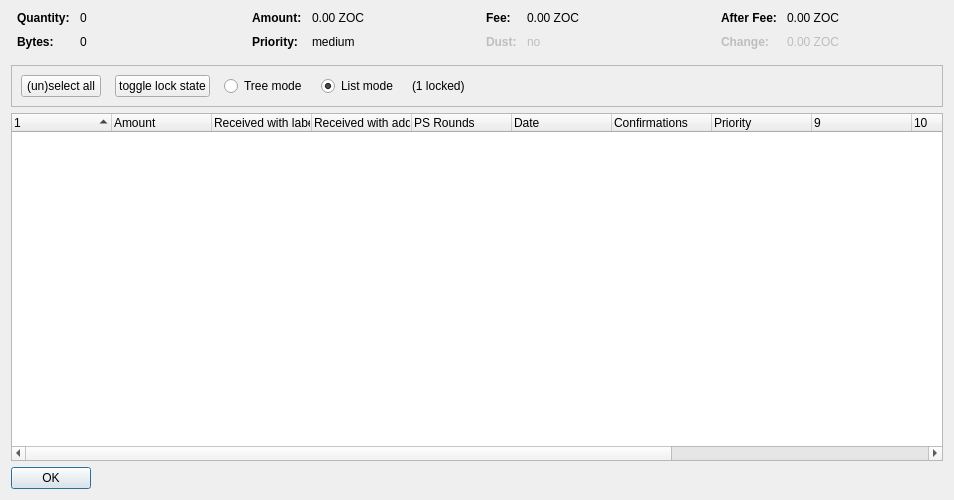
<?xml version="1.0" encoding="UTF-8"?>
<ui version="4.0">
 <class>CoinControlDialog</class>
 <widget class="QDialog" name="CoinControlDialog">
  <property name="geometry">
   <rect>
    <x>0</x>
    <y>0</y>
    <width>954</width>
    <height>500</height>
   </rect>
  </property>
  <property name="windowTitle">
   <string>Coin Selection</string>
  </property>
  <layout class="QVBoxLayout" name="verticalLayout">
   <item>
    <layout class="QHBoxLayout" name="horizontalLayoutTop" stretch="0,0,0,0">
     <property name="topMargin">
      <number>0</number>
     </property>
     <property name="bottomMargin">
      <number>10</number>
     </property>
     <item>
      <layout class="QFormLayout" name="formLayoutCoinControl1">
       <property name="horizontalSpacing">
        <number>10</number>
       </property>
       <property name="verticalSpacing">
        <number>10</number>
       </property>
       <property name="leftMargin">
        <number>6</number>
       </property>
       <property name="rightMargin">
        <number>6</number>
       </property>
       <item row="0" column="0">
        <widget class="QLabel" name="labelCoinControlQuantityText">
         <property name="font">
          <font>
           <weight>75</weight>
           <bold>true</bold>
          </font>
         </property>
         <property name="text">
          <string>Quantity:</string>
         </property>
        </widget>
       </item>
       <item row="0" column="1">
        <widget class="QLabel" name="labelCoinControlQuantity">
         <property name="cursor">
          <cursorShape>IBeamCursor</cursorShape>
         </property>
         <property name="contextMenuPolicy">
          <enum>Qt::ActionsContextMenu</enum>
         </property>
         <property name="text">
          <string notr="true">0</string>
         </property>
         <property name="textInteractionFlags">
          <set>Qt::LinksAccessibleByMouse|Qt::TextSelectableByKeyboard|Qt::TextSelectableByMouse</set>
         </property>
        </widget>
       </item>
       <item row="1" column="0">
        <widget class="QLabel" name="labelCoinControlBytesText">
         <property name="font">
          <font>
           <weight>75</weight>
           <bold>true</bold>
          </font>
         </property>
         <property name="text">
          <string>Bytes:</string>
         </property>
        </widget>
       </item>
       <item row="1" column="1">
        <widget class="QLabel" name="labelCoinControlBytes">
         <property name="cursor">
          <cursorShape>IBeamCursor</cursorShape>
         </property>
         <property name="contextMenuPolicy">
          <enum>Qt::ActionsContextMenu</enum>
         </property>
         <property name="text">
          <string notr="true">0</string>
         </property>
         <property name="textInteractionFlags">
          <set>Qt::LinksAccessibleByMouse|Qt::TextSelectableByKeyboard|Qt::TextSelectableByMouse</set>
         </property>
        </widget>
       </item>
      </layout>
     </item>
     <item>
      <layout class="QFormLayout" name="formLayoutCoinControl2">
       <property name="horizontalSpacing">
        <number>10</number>
       </property>
       <property name="verticalSpacing">
        <number>10</number>
       </property>
       <property name="leftMargin">
        <number>6</number>
       </property>
       <property name="rightMargin">
        <number>6</number>
       </property>
       <item row="0" column="0">
        <widget class="QLabel" name="labelCoinControlAmountText">
         <property name="font">
          <font>
           <weight>75</weight>
           <bold>true</bold>
          </font>
         </property>
         <property name="text">
          <string>Amount:</string>
         </property>
        </widget>
       </item>
       <item row="0" column="1">
        <widget class="QLabel" name="labelCoinControlAmount">
         <property name="cursor">
          <cursorShape>IBeamCursor</cursorShape>
         </property>
         <property name="contextMenuPolicy">
          <enum>Qt::ActionsContextMenu</enum>
         </property>
         <property name="text">
          <string notr="true">0.00 ZOC</string>
         </property>
         <property name="textInteractionFlags">
          <set>Qt::LinksAccessibleByMouse|Qt::TextSelectableByKeyboard|Qt::TextSelectableByMouse</set>
         </property>
        </widget>
       </item>
       <item row="1" column="0">
        <widget class="QLabel" name="labelCoinControlPriorityText">
         <property name="font">
          <font>
           <weight>75</weight>
           <bold>true</bold>
          </font>
         </property>
         <property name="text">
          <string>Priority:</string>
         </property>
        </widget>
       </item>
       <item row="1" column="1">
        <widget class="QLabel" name="labelCoinControlPriority">
         <property name="cursor">
          <cursorShape>IBeamCursor</cursorShape>
         </property>
         <property name="contextMenuPolicy">
          <enum>Qt::ActionsContextMenu</enum>
         </property>
         <property name="text">
          <string>medium</string>
         </property>
         <property name="textInteractionFlags">
          <set>Qt::LinksAccessibleByMouse|Qt::TextSelectableByKeyboard|Qt::TextSelectableByMouse</set>
         </property>
        </widget>
       </item>
      </layout>
     </item>
     <item>
      <layout class="QFormLayout" name="formLayoutCoinControl3">
       <property name="horizontalSpacing">
        <number>10</number>
       </property>
       <property name="verticalSpacing">
        <number>10</number>
       </property>
       <property name="leftMargin">
        <number>6</number>
       </property>
       <property name="rightMargin">
        <number>6</number>
       </property>
       <item row="0" column="0">
        <widget class="QLabel" name="labelCoinControlFeeText">
         <property name="font">
          <font>
           <weight>75</weight>
           <bold>true</bold>
          </font>
         </property>
         <property name="text">
          <string>Fee:</string>
         </property>
        </widget>
       </item>
       <item row="0" column="1">
        <widget class="QLabel" name="labelCoinControlFee">
         <property name="cursor">
          <cursorShape>IBeamCursor</cursorShape>
         </property>
         <property name="contextMenuPolicy">
          <enum>Qt::ActionsContextMenu</enum>
         </property>
         <property name="text">
          <string notr="true">0.00 ZOC</string>
         </property>
         <property name="textInteractionFlags">
          <set>Qt::LinksAccessibleByMouse|Qt::TextSelectableByKeyboard|Qt::TextSelectableByMouse</set>
         </property>
        </widget>
       </item>
       <item row="1" column="0">
        <widget class="QLabel" name="labelCoinControlLowOutputText">
         <property name="enabled">
          <bool>false</bool>
         </property>
         <property name="font">
          <font>
           <weight>75</weight>
           <bold>true</bold>
          </font>
         </property>
         <property name="text">
          <string>Dust:</string>
         </property>
        </widget>
       </item>
       <item row="1" column="1">
        <widget class="QLabel" name="labelCoinControlLowOutput">
         <property name="enabled">
          <bool>false</bool>
         </property>
         <property name="cursor">
          <cursorShape>IBeamCursor</cursorShape>
         </property>
         <property name="contextMenuPolicy">
          <enum>Qt::ActionsContextMenu</enum>
         </property>
         <property name="text">
          <string>no</string>
         </property>
         <property name="textInteractionFlags">
          <set>Qt::LinksAccessibleByMouse|Qt::TextSelectableByKeyboard|Qt::TextSelectableByMouse</set>
         </property>
        </widget>
       </item>
      </layout>
     </item>
     <item>
      <layout class="QFormLayout" name="formLayoutCoinControl4">
       <property name="horizontalSpacing">
        <number>10</number>
       </property>
       <property name="verticalSpacing">
        <number>10</number>
       </property>
       <property name="leftMargin">
        <number>6</number>
       </property>
       <property name="rightMargin">
        <number>6</number>
       </property>
       <item row="0" column="0">
        <widget class="QLabel" name="labelCoinControlAfterFeeText">
         <property name="font">
          <font>
           <weight>75</weight>
           <bold>true</bold>
          </font>
         </property>
         <property name="text">
          <string>After Fee:</string>
         </property>
        </widget>
       </item>
       <item row="0" column="1">
        <widget class="QLabel" name="labelCoinControlAfterFee">
         <property name="cursor">
          <cursorShape>IBeamCursor</cursorShape>
         </property>
         <property name="contextMenuPolicy">
          <enum>Qt::ActionsContextMenu</enum>
         </property>
         <property name="text">
          <string notr="true">0.00 ZOC</string>
         </property>
         <property name="textInteractionFlags">
          <set>Qt::LinksAccessibleByMouse|Qt::TextSelectableByKeyboard|Qt::TextSelectableByMouse</set>
         </property>
        </widget>
       </item>
       <item row="1" column="0">
        <widget class="QLabel" name="labelCoinControlChangeText">
         <property name="enabled">
          <bool>false</bool>
         </property>
         <property name="font">
          <font>
           <weight>75</weight>
           <bold>true</bold>
          </font>
         </property>
         <property name="text">
          <string>Change:</string>
         </property>
        </widget>
       </item>
       <item row="1" column="1">
        <widget class="QLabel" name="labelCoinControlChange">
         <property name="enabled">
          <bool>false</bool>
         </property>
         <property name="cursor">
          <cursorShape>IBeamCursor</cursorShape>
         </property>
         <property name="contextMenuPolicy">
          <enum>Qt::ActionsContextMenu</enum>
         </property>
         <property name="text">
          <string notr="true">0.00 ZOC</string>
         </property>
         <property name="textInteractionFlags">
          <set>Qt::LinksAccessibleByMouse|Qt::TextSelectableByKeyboard|Qt::TextSelectableByMouse</set>
         </property>
        </widget>
       </item>
      </layout>
     </item>
    </layout>
   </item>
   <item>
    <widget class="QFrame" name="frame">
     <property name="minimumSize">
      <size>
       <width>0</width>
       <height>40</height>
      </size>
     </property>
     <property name="frameShape">
      <enum>QFrame::StyledPanel</enum>
     </property>
     <property name="frameShadow">
      <enum>QFrame::Sunken</enum>
     </property>
     <layout class="QHBoxLayout" name="horizontalLayout">
      <item>
       <layout class="QHBoxLayout" name="horizontalLayoutPanel" stretch="0,0,0,0,0,0">
        <property name="spacing">
         <number>14</number>
        </property>
        <item>
         <widget class="QPushButton" name="pushButtonSelectAll">
          <property name="sizePolicy">
           <sizepolicy hsizetype="Maximum" vsizetype="Fixed">
            <horstretch>0</horstretch>
            <verstretch>0</verstretch>
           </sizepolicy>
          </property>
          <property name="text">
           <string>(un)select all</string>
          </property>
          <property name="autoDefault">
           <bool>false</bool>
          </property>
         </widget>
        </item>
        <item>
         <widget class="QPushButton" name="pushButtonToggleLock">
          <property name="sizePolicy">
           <sizepolicy hsizetype="Maximum" vsizetype="Fixed">
            <horstretch>0</horstretch>
            <verstretch>0</verstretch>
           </sizepolicy>
          </property>
          <property name="text">
           <string>toggle lock state</string>
          </property>
          <property name="autoDefault">
           <bool>false</bool>
          </property>
         </widget>
        </item>
        <item>
         <widget class="QRadioButton" name="radioTreeMode">
          <property name="sizePolicy">
           <sizepolicy hsizetype="Maximum" vsizetype="Fixed">
            <horstretch>0</horstretch>
            <verstretch>0</verstretch>
           </sizepolicy>
          </property>
          <property name="text">
           <string>Tree mode</string>
          </property>
         </widget>
        </item>
        <item>
         <widget class="QRadioButton" name="radioListMode">
          <property name="sizePolicy">
           <sizepolicy hsizetype="Maximum" vsizetype="Fixed">
            <horstretch>0</horstretch>
            <verstretch>0</verstretch>
           </sizepolicy>
          </property>
          <property name="text">
           <string>List mode</string>
          </property>
          <property name="checked">
           <bool>true</bool>
          </property>
         </widget>
        </item>
        <item>
         <widget class="QLabel" name="labelLocked">
          <property name="text">
           <string>(1 locked)</string>
          </property>
         </widget>
        </item>
        <item>
         <spacer name="horizontalSpacer">
          <property name="orientation">
           <enum>Qt::Horizontal</enum>
          </property>
          <property name="sizeHint" stdset="0">
           <size>
            <width>40</width>
            <height>20</height>
           </size>
          </property>
         </spacer>
        </item>
       </layout>
      </item>
     </layout>
    </widget>
   </item>
   <item>
    <widget class="CoinControlTreeWidget" name="treeWidget">
     <property name="contextMenuPolicy">
      <enum>Qt::CustomContextMenu</enum>
     </property>
     <property name="sortingEnabled">
      <bool>false</bool>
     </property>
     <property name="columnCount">
      <number>13</number>
     </property>
     <attribute name="headerShowSortIndicator" stdset="0">
      <bool>true</bool>
     </attribute>
     <attribute name="headerStretchLastSection">
      <bool>false</bool>
     </attribute>
     <column>
      <property name="text">
       <string/>
      </property>
     </column>
     <column>
      <property name="text">
       <string>Amount</string>
      </property>
     </column>
     <column>
      <property name="text">
       <string>Received with label</string>
      </property>
     </column>
     <column>
      <property name="text">
       <string>Received with address</string>
      </property>
     </column>
     <column>
      <property name="text">
       <string>PS Rounds</string>
      </property>
     </column>
     <column>
      <property name="text">
       <string>Date</string>
      </property>
     </column>
     <column>
      <property name="text">
       <string>Confirmations</string>
      </property>
      <property name="toolTip">
       <string>Confirmed</string>
      </property>
     </column>
     <column>
      <property name="text">
       <string>Priority</string>
      </property>
     </column>
     <column>
      <property name="text">
       <string/>
      </property>
     </column>
     <column>
      <property name="text">
       <string/>
      </property>
     </column>
     <column>
      <property name="text">
       <string/>
      </property>
     </column>
     <column>
      <property name="text">
       <string/>
      </property>
     </column>
     <column>
      <property name="text">
       <string/>
      </property>
     </column>
    </widget>
   </item>
   <item>
    <widget class="QDialogButtonBox" name="buttonBox">
     <property name="sizePolicy">
      <sizepolicy hsizetype="Maximum" vsizetype="Fixed">
       <horstretch>0</horstretch>
       <verstretch>0</verstretch>
      </sizepolicy>
     </property>
     <property name="orientation">
      <enum>Qt::Horizontal</enum>
     </property>
     <property name="standardButtons">
      <set>QDialogButtonBox::Ok</set>
     </property>
    </widget>
   </item>
  </layout>
 </widget>
 <customwidgets>
  <customwidget>
   <class>CoinControlTreeWidget</class>
   <extends>QTreeWidget</extends>
   <header>coincontroltreewidget.h</header>
  </customwidget>
 </customwidgets>
 <resources/>
 <connections/>
</ui>
